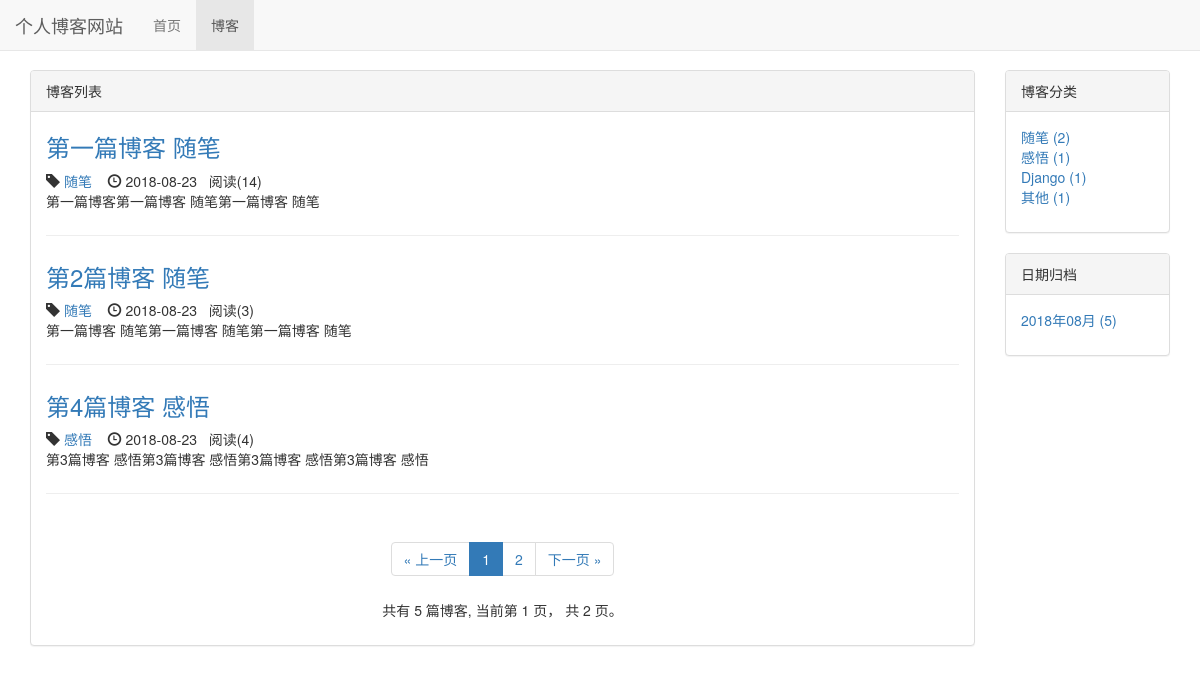
The page /blog/ on the database as committed earlier.
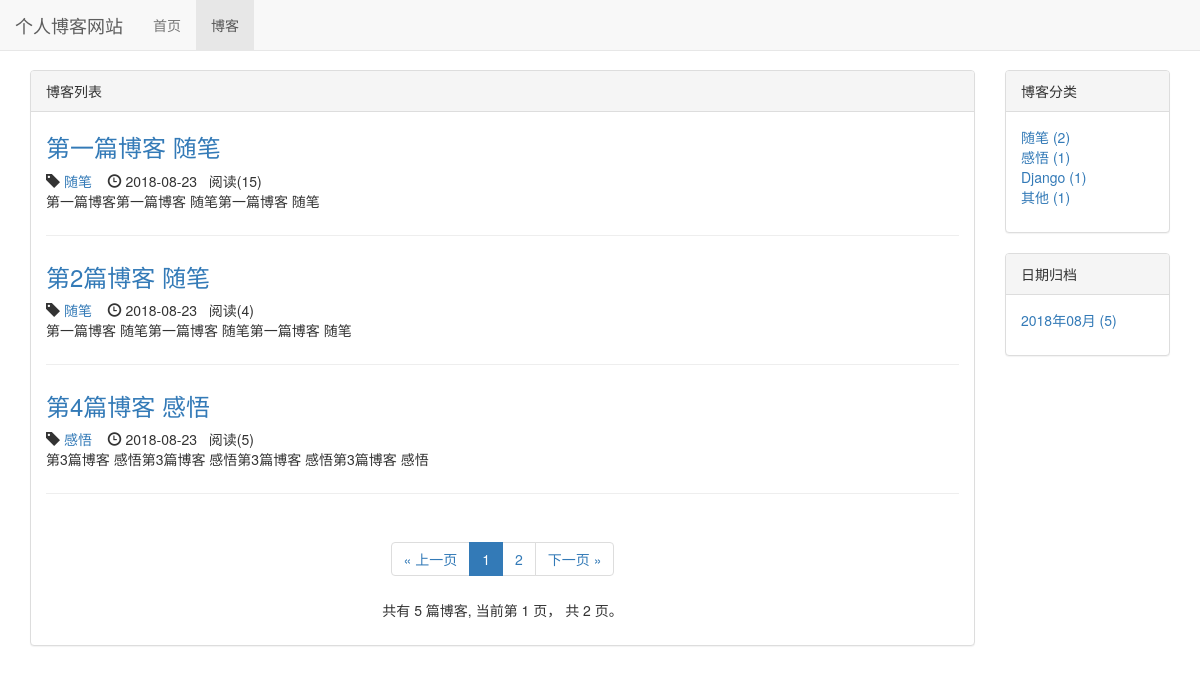
The same page on the database as committed later.
### blog/models.py (models this page shows, shortened)
class Blog(models.Model, ReadNumExpandMethod):  # 继承 方法
    title = models.CharField(max_length=50)
    blog_type = models.ForeignKey(BlogType, on_delete=models.DO_NOTHING)
    content = RichTextUploadingField()
    author = models.ForeignKey(User, on_delete=models.DO_NOTHING)
    read_details = GenericRelation(ReadDetail)
    created_time = models.DateTimeField(auto_now_add=True)
    last_updated_time = models.DateTimeField(auto_now=True)
    class Meta:
        ordering = ['created_time']

class BlogType(models.Model):
    type_name = models.CharField(max_length=15)
    def __str__(self):
        return self.type_name

### read_statistics/models.py (models this page shows)
class ReadNum(models.Model):
    read_num = models.IntegerField(default=0)
    content_type = models.ForeignKey(ContentType, on_delete=models.DO_NOTHING)
    object_id = models.PositiveIntegerField()
    content_object = GenericForeignKey('content_type', 'object_id')

### blog/views.py (the view)
# urls.py: path('', views.blog_list, name='blog_list'),
def blog_list(request):
    blogs_all_list = Blog.objects.all()
    context = get_blog_list_common_date(request, blogs_all_list)
    return render(request, 'blog/blog_list.html', context)

### read_statistics/models.py (called while the page is built)
    def get_read_num(self):
        try:
            ct = ContentType.objects.get_for_model(self)
            readnum = ReadNum.objects.get(content_type=ct, object_id=self.pk)
            return readnum.read_num
        except exceptions.ObjectDoesNotExist:
            return 0

### blog/templates/blog/blog_list.html (shortened to what the changed rows need)
{% extends "base.html" %}
{% load staticfiles %}
{% block header_extends %}
    <link rel="stylesheet" href="{% static 'blog/blog.css' %}">
{% endblock header_extends %}
{% block content %}
    <div class="container">
        <div class="row">
            <div class="col-xs-12 col-sm-8 col-md-9 col-lg-10">
                <div class="panel panel-default">
                    <div class="panel-body">
                        {% for blog in blogs %}
                        <div class="blog">
                            <h3><a href="{% url 'blog_detail' blog.pk %}">
                            {{ blog.title }}
                            </a></h3>
                            <div class="blog-info">
                                <span class="glyphicon glyphicon-tag"> </span><a href="{% url 'blogs_with_type' blog.blog_type.pk %}"> {{ blog.blog_type }}    </a>&nbsp;&nbsp;
                                <span class="glyphicon glyphicon-time"></span>
                                  {{ blog.created_time|date:'Y-m-d' }}
                                  &nbsp;&nbsp;阅读({{ blog.get_read_num }})
                            </div>
                            <p>{{ blog.content|striptags|truncatechars:120 }}</p>
                        </div>
                        {% empty %}
                        <div class="blog">
                            <h3>暂无博客，敬请期待</h3>
                        </div>
                        {% endfor %}
                    </div>
                </div>
            </div>
        </div>
    </div>
{% endblock content %}

Rows that differ between the two databases and show on the page:
changed through a linked row, Blog "第一篇博客 随笔": get_read_num "14" → "15"
changed through a linked row, Blog "第2篇博客 随笔": get_read_num "3" → "4"
changed through a linked row, Blog "第4篇博客 感悟": get_read_num "4" → "5"
